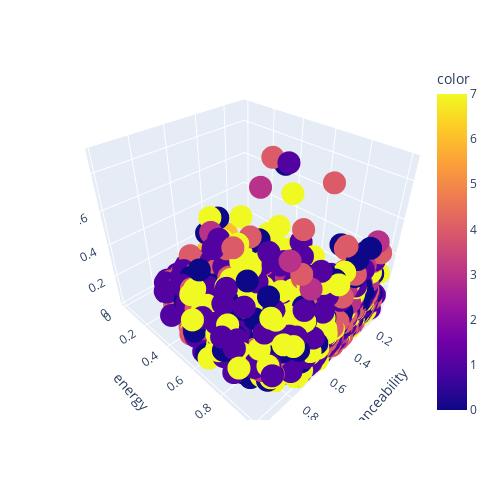

Write notebook code for a chart like this one.
### Code cell
fig = px.scatter_3d(num_features,
                    x = 'danceability',
                    y = 'energy',
                    z = 'speechiness',
                    color = labels_default, width=500, height=500)
fig.show()

### Figure 1 — Plotly figure (JSON) as saved in the notebook; plotly's stock layout.template omitted (floating-point values rounded to 4 significant figures; data arrays with more than 128 entries replaced by an {"elided": "..."} marker saying what was removed)
{"data": [{"hovertemplate": "danceability=%{x}<br>energy=%{y}<br>speechiness=%{z}<br>color=%{marker.color}<extra></extra>", "legendgroup": "", "marker": {"color": {"elided": "8890 int values"}, "coloraxis": "coloraxis", "symbol": "circle"}, "mode": "markers", "name": "", "scene": "scene", "showlegend": false, "type": "scatter3d", "x": {"elided": "8890 float values"}, "y": {"elided": "8890 float values"}, "z": {"elided": "8890 float values"}}], "layout": {"coloraxis": {"colorbar": {"title": {"text": "color"}}, "colorscale": [[0, "#0d0887"], [0.1111, "#46039f"], [0.2222, "#7201a8"], [0.3333, "#9c179e"], [0.4444, "#bd3786"], [0.5556, "#d8576b"], [0.6667, "#ed7953"], [0.7778, "#fb9f3a"], [0.8889, "#fdca26"], [1, "#f0f921"]]}, "height": 500, "legend": {"tracegroupgap": 0}, "margin": {"t": 60}, "scene": {"domain": {"x": [0, 1], "y": [0, 1]}, "xaxis": {"title": {"text": "danceability"}}, "yaxis": {"title": {"text": "energy"}}, "zaxis": {"title": {"text": "speechiness"}}}, "width": 500}}
